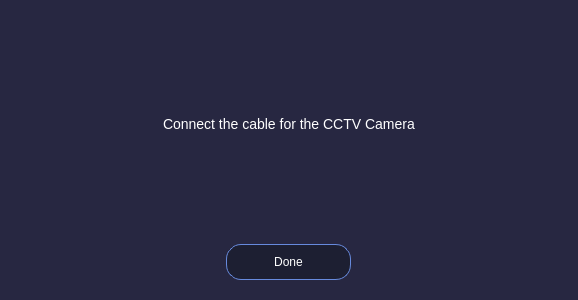
<?xml version="1.0" encoding="UTF-8"?>
<ui version="4.0">
 <class>Form</class>
 <widget class="QWidget" name="Form">
  <property name="windowModality">
   <enum>Qt::ApplicationModal</enum>
  </property>
  <property name="geometry">
   <rect>
    <x>0</x>
    <y>0</y>
    <width>578</width>
    <height>300</height>
   </rect>
  </property>
  <property name="minimumSize">
   <size>
    <width>570</width>
    <height>277</height>
   </size>
  </property>
  <property name="windowTitle">
   <string>Form</string>
  </property>
  <property name="styleSheet">
   <string notr="true">#Form{
background-color:#272741
}
QPushButton{
	background-color:#1D1F32;
border:1px solid #678ADD;
border-radius:15px;
color:white;
}
QLabel{
color:white;
font-size:14px;
}</string>
  </property>
  <layout class="QVBoxLayout" name="verticalLayout">
   <property name="bottomMargin">
    <number>20</number>
   </property>
   <item alignment="Qt::AlignHCenter|Qt::AlignVCenter">
    <widget class="QLabel" name="label">
     <property name="text">
      <string>Connect the cable for the CCTV Camera</string>
     </property>
    </widget>
   </item>
   <item alignment="Qt::AlignHCenter">
    <widget class="QPushButton" name="btnDone">
     <property name="minimumSize">
      <size>
       <width>125</width>
       <height>36</height>
      </size>
     </property>
     <property name="cursor">
      <cursorShape>PointingHandCursor</cursorShape>
     </property>
     <property name="text">
      <string>Done</string>
     </property>
    </widget>
   </item>
  </layout>
 </widget>
 <resources/>
 <connections/>
</ui>
